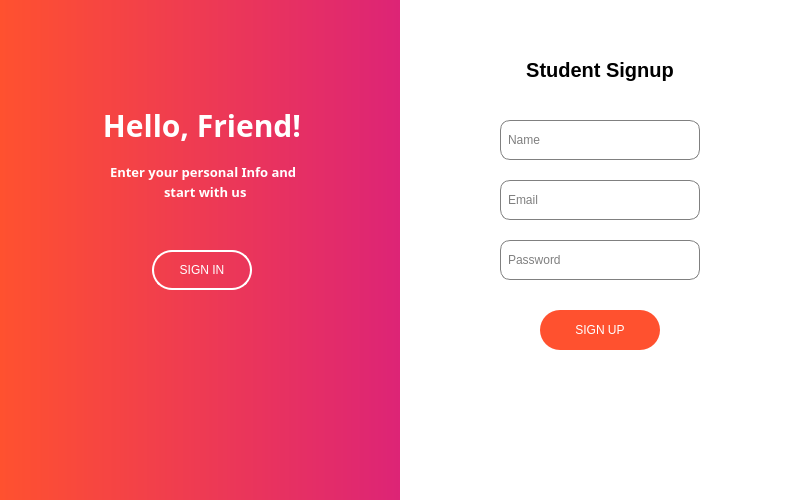
<?xml version="1.0" encoding="UTF-8"?>
<ui version="4.0">
 <class>Student</class>
 <widget class="QWidget" name="Student">
  <property name="geometry">
   <rect>
    <x>0</x>
    <y>0</y>
    <width>800</width>
    <height>500</height>
   </rect>
  </property>
  <property name="windowTitle">
   <string>Login Signup</string>
  </property>
  <widget class="QWidget" name="leftPanel" native="true">
   <property name="geometry">
    <rect>
     <x>0</x>
     <y>0</y>
     <width>400</width>
     <height>500</height>
    </rect>
   </property>
   <property name="styleSheet">
    <string>background: qlineargradient(spread:pad, x1:0, y1:0, x2:1, y2:0, stop:0 #FF512F, stop:1 #DD2476);</string>
   </property>
   <widget class="QLabel" name="welcomeLabel">
    <property name="geometry">
     <rect>
      <x>102</x>
      <y>100</y>
      <width>200</width>
      <height>50</height>
     </rect>
    </property>
    <property name="font">
     <font>
      <family>Arial Rounded MT</family>
      <pointsize>-1</pointsize>
      <bold>true</bold>
     </font>
    </property>
    <property name="styleSheet">
     <string notr="true">color: white; font-size: 30px; font-weight: bold; background-color: transparent;</string>
    </property>
    <property name="text">
     <string>Hello, Friend!</string>
    </property>
    <property name="alignment">
     <set>Qt::AlignmentFlag::AlignCenter</set>
    </property>
   </widget>
   <widget class="QPushButton" name="signInButton">
    <property name="geometry">
     <rect>
      <x>152</x>
      <y>250</y>
      <width>100</width>
      <height>40</height>
     </rect>
    </property>
    <property name="styleSheet">
     <string>background-color: transparent; color: white; border: 2px solid white; border-radius: 20px; padding: 5px;</string>
    </property>
    <property name="text">
     <string>SIGN IN</string>
    </property>
   </widget>
   <widget class="QLabel" name="label">
    <property name="geometry">
     <rect>
      <x>110</x>
      <y>152</y>
      <width>233</width>
      <height>39</height>
     </rect>
    </property>
    <property name="font">
     <font>
      <family>Arial Rounded MT</family>
      <pointsize>10</pointsize>
      <bold>true</bold>
     </font>
    </property>
    <property name="styleSheet">
     <string notr="true">background-color: transparent; color: white;</string>
    </property>
    <property name="text">
     <string>Enter your personal Info and</string>
    </property>
   </widget>
   <widget class="QLabel" name="label_2">
    <property name="geometry">
     <rect>
      <x>164</x>
      <y>176</y>
      <width>109</width>
      <height>31</height>
     </rect>
    </property>
    <property name="font">
     <font>
      <family>Arial Rounded MT</family>
      <pointsize>10</pointsize>
      <bold>true</bold>
     </font>
    </property>
    <property name="styleSheet">
     <string notr="true">background-color: transparent; color: white;</string>
    </property>
    <property name="text">
     <string>start with us</string>
    </property>
   </widget>
  </widget>
  <widget class="QWidget" name="rightPanel" native="true">
   <property name="geometry">
    <rect>
     <x>400</x>
     <y>0</y>
     <width>400</width>
     <height>500</height>
    </rect>
   </property>
   <property name="styleSheet">
    <string>background: white;</string>
   </property>
   <widget class="QLabel" name="signupLabel">
    <property name="geometry">
     <rect>
      <x>120</x>
      <y>50</y>
      <width>160</width>
      <height>40</height>
     </rect>
    </property>
    <property name="styleSheet">
     <string>color: black; font-size: 20px; font-weight: bold;</string>
    </property>
    <property name="text">
     <string>Student Signup</string>
    </property>
    <property name="alignment">
     <set>Qt::AlignmentFlag::AlignCenter</set>
    </property>
   </widget>
   <widget class="QLineEdit" name="nameInput">
    <property name="geometry">
     <rect>
      <x>100</x>
      <y>120</y>
      <width>200</width>
      <height>40</height>
     </rect>
    </property>
    <property name="styleSheet">
     <string>border: 1px solid gray; border-radius: 10px; padding: 5px;</string>
    </property>
    <property name="placeholderText">
     <string>Name</string>
    </property>
   </widget>
   <widget class="QLineEdit" name="emailInput">
    <property name="geometry">
     <rect>
      <x>100</x>
      <y>180</y>
      <width>200</width>
      <height>40</height>
     </rect>
    </property>
    <property name="styleSheet">
     <string>border: 1px solid gray; border-radius: 10px; padding: 5px;</string>
    </property>
    <property name="placeholderText">
     <string>Email</string>
    </property>
   </widget>
   <widget class="QLineEdit" name="passwordInput">
    <property name="geometry">
     <rect>
      <x>100</x>
      <y>240</y>
      <width>200</width>
      <height>40</height>
     </rect>
    </property>
    <property name="styleSheet">
     <string>border: 1px solid gray; border-radius: 10px; padding: 5px;</string>
    </property>
    <property name="echoMode">
     <enum>QLineEdit::EchoMode::Password</enum>
    </property>
    <property name="placeholderText">
     <string>Password</string>
    </property>
   </widget>
   <widget class="QPushButton" name="signUpButton">
    <property name="geometry">
     <rect>
      <x>140</x>
      <y>310</y>
      <width>120</width>
      <height>40</height>
     </rect>
    </property>
    <property name="styleSheet">
     <string>background-color: #FF512F; color: white; border-radius: 20px; padding: 5px;</string>
    </property>
    <property name="text">
     <string>SIGN UP</string>
    </property>
   </widget>
  </widget>
 </widget>
 <resources/>
 <connections/>
</ui>
